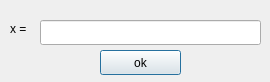
<?xml version="1.0" encoding="UTF-8"?>
<ui version="4.0">
 <class>input_x</class>
 <widget class="QDialog" name="input_x">
  <property name="geometry">
   <rect>
    <x>0</x>
    <y>0</y>
    <width>270</width>
    <height>82</height>
   </rect>
  </property>
  <property name="windowTitle">
   <string>Dialog</string>
  </property>
  <widget class="QPushButton" name="pushButton_ok">
   <property name="geometry">
    <rect>
     <x>100</x>
     <y>50</y>
     <width>81</width>
     <height>25</height>
    </rect>
   </property>
   <property name="text">
    <string>ok</string>
   </property>
  </widget>
  <widget class="QLabel" name="label">
   <property name="geometry">
    <rect>
     <x>10</x>
     <y>20</y>
     <width>31</width>
     <height>17</height>
    </rect>
   </property>
   <property name="text">
    <string>x =</string>
   </property>
  </widget>
  <widget class="QLineEdit" name="lineEdit">
   <property name="geometry">
    <rect>
     <x>40</x>
     <y>20</y>
     <width>221</width>
     <height>25</height>
    </rect>
   </property>
  </widget>
 </widget>
 <resources/>
 <connections/>
</ui>
